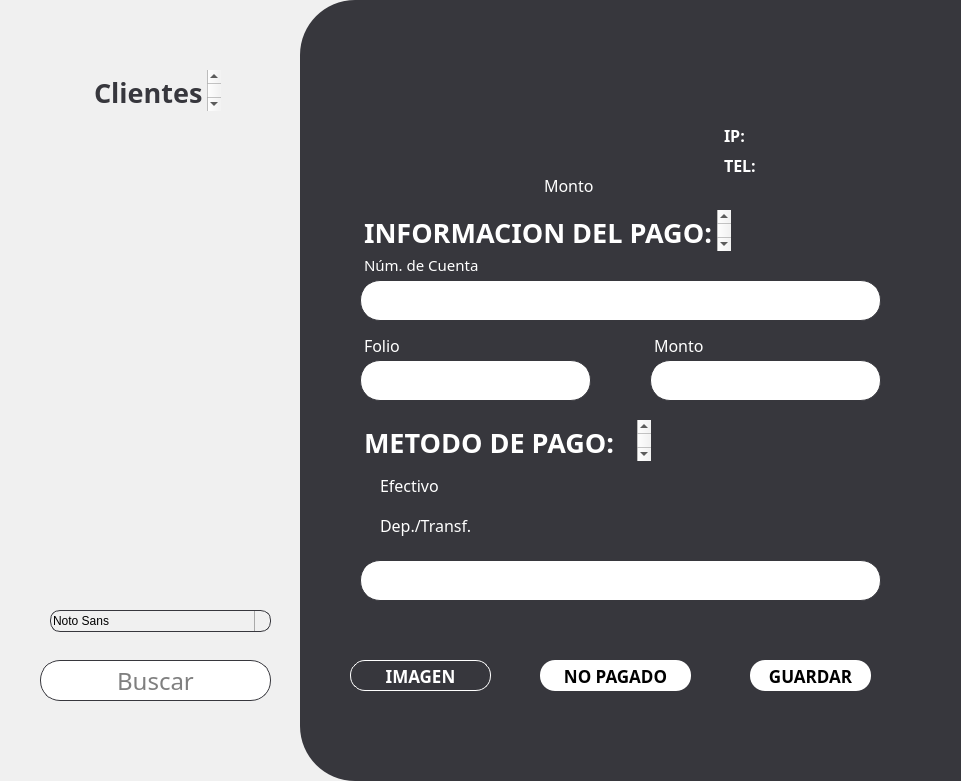
  <widget class="QFrame" name="frame_white">
   <property name="geometry">
    <rect>
     <x>340</x>
     <y>0</y>
     <width>961</width>
     <height>781</height>
    </rect>
   </property>
   <property name="styleSheet">
    <string notr="true">QFrame {
    border: none;       /* Color y grosor del borde */
    border-radius: 55px;          /* Radio de las esquinas */
    background-color: #f0f0f0;    /* Color de fondo */
    margin: 0px;                  /* Margen externo a 0 */
    padding: 0px;                 /* Espaciado interno a 0 */
}

</string>
   </property>
   <property name="frameShape">
    <enum>QFrame::StyledPanel</enum>
   </property>
   <property name="frameShadow">
    <enum>QFrame::Raised</enum>
   </property>
   <widget class="QFrame" name="frame_white_grey">
    <property name="geometry">
     <rect>
      <x>300</x>
      <y>0</y>
      <width>961</width>
      <height>781</height>
     </rect>
    </property>
    <property name="styleSheet">
     <string notr="true">QFrame {
    border: none;       /* Color y grosor del borde */
    border-radius: 55px;          /* Radio de las esquinas */
    background-color: #37373d;    /* Color de fondo */
    margin: 0px;                  /* Margen externo a 0 */
    padding: 0px;                 /* Espaciado interno a 0 */
}

</string>
    </property>
    <property name="frameShape">
     <enum>QFrame::StyledPanel</enum>
    </property>
    <property name="frameShadow">
     <enum>QFrame::Raised</enum>
    </property>
    <widget class="QRadioButton" name="EfectivoOption">
     <property name="geometry">
      <rect>
       <x>60</x>
       <y>470</y>
       <width>141</width>
       <height>31</height>
      </rect>
     </property>
     <property name="font">
      <font>
       <family>Montserrat</family>
       <pointsize>12</pointsize>
      </font>
     </property>
     <property name="styleSheet">
      <string notr="true">QRadioButton{
 background: transparent; 
color: #FFFFFF;
}</string>
     </property>
     <property name="text">
      <string>Efectivo</string>
     </property>
    </widget>
    <widget class="QRadioButton" name="DeptTransfOption">
     <property name="geometry">
      <rect>
       <x>60</x>
       <y>510</y>
       <width>141</width>
       <height>31</height>
      </rect>
     </property>
     <property name="font">
      <font>
       <family>Montserrat</family>
       <pointsize>12</pointsize>
      </font>
     </property>
     <property name="styleSheet">
      <string notr="true">QRadioButton{
 background: transparent; 
color: #FFFFFF;
}</string>
     </property>
     <property name="text">
      <string>Dep./Transf.</string>
     </property>
    </widget>
    <widget class="QPushButton" name="GuardarButton">
     <property name="geometry">
      <rect>
       <x>450</x>
       <y>660</y>
       <width>121</width>
       <height>31</height>
      </rect>
     </property>
     <property name="font">
      <font>
       <family>Montserrat</family>
       <pointsize>13</pointsize>
       <weight>75</weight>
       <bold>true</bold>
      </font>
     </property>
     <property name="styleSheet">
      <string notr="true">QPushButton{
		background: #FFFFFF; 
		 border-radius: 15px; 
}</string>
     </property>
     <property name="text">
      <string>GUARDAR</string>
     </property>
    </widget>
    <widget class="QLineEdit" name="MetodoHolder">
     <property name="geometry">
      <rect>
       <x>60</x>
       <y>560</y>
       <width>521</width>
       <height>41</height>
      </rect>
     </property>
     <property name="font">
      <font>
       <family>Montserrat</family>
       <pointsize>18</pointsize>
      </font>
     </property>
     <property name="layoutDirection">
      <enum>Qt::LeftToRight</enum>
     </property>
     <property name="styleSheet">
      <string notr="true">QLineEdit{
	border: 1px solid  #37373d;
		background: #FFFFFF; 
		 border-radius: 20px; 
}</string>
     </property>
     <property name="inputMask">
      <string/>
     </property>
     <property name="alignment">
      <set>Qt::AlignCenter</set>
     </property>
     <property name="placeholderText">
      <string/>
     </property>
    </widget>
    <widget class="QPushButton" name="NoPagadoButton">
     <property name="geometry">
      <rect>
       <x>240</x>
       <y>660</y>
       <width>151</width>
       <height>31</height>
      </rect>
     </property>
     <property name="font">
      <font>
       <family>Montserrat</family>
       <pointsize>13</pointsize>
       <weight>75</weight>
       <bold>true</bold>
      </font>
     </property>
     <property name="styleSheet">
      <string notr="true">QPushButton{
		background: #FFFFFF; 
		 border-radius: 15px; 
}</string>
     </property>
     <property name="text">
      <string>NO PAGADO</string>
     </property>
    </widget>
    <widget class="QPushButton" name="ImagenButton">
     <property name="geometry">
      <rect>
       <x>50</x>
       <y>660</y>
       <width>141</width>
       <height>31</height>
      </rect>
     </property>
     <property name="font">
      <font>
       <family>Montserrat</family>
       <pointsize>13</pointsize>
       <weight>75</weight>
       <bold>true</bold>
      </font>
     </property>
     <property name="styleSheet">
      <string notr="true">QPushButton{
    background: transparent;  /* Quitar el fondo */
	color: #FFFFFF;
	border: 1px solid  #FFFFFF;
		background: transparent; 
		 border-radius: 15px; 
}</string>
     </property>
     <property name="text">
      <string>IMAGEN</string>
     </property>
    </widget>
    <widget class="QTextBrowser" name="MetodoPago">
     <property name="geometry">
      <rect>
       <x>60</x>
       <y>420</y>
       <width>291</width>
       <height>41</height>
      </rect>
     </property>
     <property name="sizePolicy">
      <sizepolicy hsizetype="Expanding" vsizetype="Expanding">
       <horstretch>0</horstretch>
       <verstretch>0</verstretch>
      </sizepolicy>
     </property>
     <property name="font">
      <font>
       <family>Montserrat</family>
      </font>
     </property>
     <property name="toolTipDuration">
      <number>-1</number>
     </property>
     <property name="autoFillBackground">
      <bool>false</bool>
     </property>
     <property name="styleSheet">
      <string notr="true">QTextBrowser {
    background: transparent;  /* Quitar el fondo */
	color:#FFFFFF;
    border: none;             /* Quitar el borde */
	margin: 0;                /* Eliminar márgenes */
}</string>
     </property>
     <property name="html">
      <string>&lt;!DOCTYPE HTML PUBLIC &quot;-//W3C//DTD HTML 4.0//EN&quot; &quot;http://www.w3.org/TR/REC-html40/strict.dtd&quot;&gt;
&lt;html&gt;&lt;head&gt;&lt;meta name=&quot;qrichtext&quot; content=&quot;1&quot; /&gt;&lt;style type=&quot;text/css&quot;&gt;
p, li { white-space: pre-wrap; }
&lt;/style&gt;&lt;/head&gt;&lt;body style=&quot; font-family:'Montserrat'; font-size:8.25pt; font-weight:400; font-style:normal;&quot;&gt;
&lt;p style=&quot; margin-top:0px; margin-bottom:0px; margin-left:0px; margin-right:0px; -qt-block-indent:0; text-indent:0px;&quot;&gt;&lt;span style=&quot; font-family:'MS Shell Dlg 2'; font-size:20pt; font-weight:600;&quot;&gt;METODO DE PAGO:&lt;/span&gt;&lt;/p&gt;&lt;/body&gt;&lt;/html&gt;</string>
     </property>
    </widget>
    <widget class="QTextBrowser" name="InfoPago">
     <property name="geometry">
      <rect>
       <x>60</x>
       <y>210</y>
       <width>371</width>
       <height>41</height>
      </rect>
     </property>
     <property name="sizePolicy">
      <sizepolicy hsizetype="Expanding" vsizetype="Expanding">
       <horstretch>0</horstretch>
       <verstretch>0</verstretch>
      </sizepolicy>
     </property>
     <property name="font">
      <font>
       <family>Montserrat</family>
      </font>
     </property>
     <property name="toolTipDuration">
      <number>-1</number>
     </property>
     <property name="autoFillBackground">
      <bool>false</bool>
     </property>
     <property name="styleSheet">
      <string notr="true">QTextBrowser {
    background: transparent;  /* Quitar el fondo */
	color:#FFFFFF;
    border: none;             /* Quitar el borde */
	margin: 0;                /* Eliminar márgenes */
}</string>
     </property>
     <property name="html">
      <string>&lt;!DOCTYPE HTML PUBLIC &quot;-//W3C//DTD HTML 4.0//EN&quot; &quot;http://www.w3.org/TR/REC-html40/strict.dtd&quot;&gt;
&lt;html&gt;&lt;head&gt;&lt;meta name=&quot;qrichtext&quot; content=&quot;1&quot; /&gt;&lt;style type=&quot;text/css&quot;&gt;
p, li { white-space: pre-wrap; }
&lt;/style&gt;&lt;/head&gt;&lt;body style=&quot; font-family:'Montserrat'; font-size:8.25pt; font-weight:400; font-style:normal;&quot;&gt;
&lt;p style=&quot; margin-top:0px; margin-bottom:0px; margin-left:0px; margin-right:0px; -qt-block-indent:0; text-indent:0px;&quot;&gt;&lt;span style=&quot; font-family:'MS Shell Dlg 2'; font-size:20pt; font-weight:600;&quot;&gt;INFORMACION DEL PAGO:&lt;/span&gt;&lt;/p&gt;&lt;/body&gt;&lt;/html&gt;</string>
     </property>
    </widget>
    <widget class="QLineEdit" name="NumCuentaHolder">
     <property name="geometry">
      <rect>
       <x>60</x>
       <y>280</y>
       <width>521</width>
       <height>41</height>
      </rect>
     </property>
     <property name="font">
      <font>
       <family>Montserrat</family>
       <pointsize>18</pointsize>
      </font>
     </property>
     <property name="layoutDirection">
      <enum>Qt::LeftToRight</enum>
     </property>
     <property name="styleSheet">
      <string notr="true">QLineEdit{
	border: 1px solid  #37373d;
		background: #FFFFFF; 
		 border-radius: 20px; 
}</string>
     </property>
     <property name="inputMask">
      <string/>
     </property>
     <property name="alignment">
      <set>Qt::AlignCenter</set>
     </property>
     <property name="placeholderText">
      <string/>
     </property>
    </widget>
    <widget class="QTextBrowser" name="NumCuenta">
     <property name="geometry">
      <rect>
       <x>60</x>
       <y>250</y>
       <width>291</width>
       <height>41</height>
      </rect>
     </property>
     <property name="sizePolicy">
      <sizepolicy hsizetype="Expanding" vsizetype="Expanding">
       <horstretch>0</horstretch>
       <verstretch>0</verstretch>
      </sizepolicy>
     </property>
     <property name="font">
      <font>
       <family>Montserrat</family>
       <pointsize>5</pointsize>
      </font>
     </property>
     <property name="toolTipDuration">
      <number>-1</number>
     </property>
     <property name="autoFillBackground">
      <bool>false</bool>
     </property>
     <property name="styleSheet">
      <string notr="true">QTextBrowser {
    background: transparent;  /* Quitar el fondo */
	color:#FFFFFF;
    border: none;             /* Quitar el borde */
	margin: 0;                /* Eliminar márgenes */
}</string>
     </property>
     <property name="html">
      <string>&lt;!DOCTYPE HTML PUBLIC &quot;-//W3C//DTD HTML 4.0//EN&quot; &quot;http://www.w3.org/TR/REC-html40/strict.dtd&quot;&gt;
&lt;html&gt;&lt;head&gt;&lt;meta name=&quot;qrichtext&quot; content=&quot;1&quot; /&gt;&lt;style type=&quot;text/css&quot;&gt;
p, li { white-space: pre-wrap; }
&lt;/style&gt;&lt;/head&gt;&lt;body style=&quot; font-family:'Montserrat'; font-size:5pt; font-weight:400; font-style:normal;&quot;&gt;
&lt;p style=&quot; margin-top:0px; margin-bottom:0px; margin-left:0px; margin-right:0px; -qt-block-indent:0; text-indent:0px;&quot;&gt;&lt;span style=&quot; font-size:11pt;&quot;&gt;Núm. de Cuenta&lt;/span&gt;&lt;/p&gt;&lt;/body&gt;&lt;/html&gt;</string>
     </property>
    </widget>
    <widget class="QLineEdit" name="FolioHolder">
     <property name="geometry">
      <rect>
       <x>60</x>
       <y>360</y>
       <width>231</width>
       <height>41</height>
      </rect>
     </property>
     <property name="font">
      <font>
       <family>Montserrat</family>
       <pointsize>18</pointsize>
      </font>
     </property>
     <property name="layoutDirection">
      <enum>Qt::LeftToRight</enum>
     </property>
     <property name="styleSheet">
      <string notr="true">QLineEdit{
	border: 1px solid  #37373d;
		background: #FFFFFF; 
		 border-radius: 20px; 
}</string>
     </property>
     <property name="inputMask">
      <string/>
     </property>
     <property name="alignment">
      <set>Qt::AlignCenter</set>
     </property>
     <property name="placeholderText">
      <string/>
     </property>
    </widget>
    <widget class="QTextBrowser" name="Folio">
     <property name="geometry">
      <rect>
       <x>60</x>
       <y>330</y>
       <width>201</width>
       <height>41</height>
      </rect>
     </property>
     <property name="sizePolicy">
      <sizepolicy hsizetype="Expanding" vsizetype="Expanding">
       <horstretch>0</horstretch>
       <verstretch>0</verstretch>
      </sizepolicy>
     </property>
     <property name="font">
      <font>
       <family>Montserrat</family>
       <pointsize>5</pointsize>
      </font>
     </property>
     <property name="toolTipDuration">
      <number>-1</number>
     </property>
     <property name="autoFillBackground">
      <bool>false</bool>
     </property>
     <property name="styleSheet">
      <string notr="true">QTextBrowser {
    background: transparent;  /* Quitar el fondo */
	color:#FFFFFF;
    border: none;             /* Quitar el borde */
	margin: 0;                /* Eliminar márgenes */
}</string>
     </property>
     <property name="html">
      <string>&lt;!DOCTYPE HTML PUBLIC &quot;-//W3C//DTD HTML 4.0//EN&quot; &quot;http://www.w3.org/TR/REC-html40/strict.dtd&quot;&gt;
&lt;html&gt;&lt;head&gt;&lt;meta name=&quot;qrichtext&quot; content=&quot;1&quot; /&gt;&lt;style type=&quot;text/css&quot;&gt;
p, li { white-space: pre-wrap; }
&lt;/style&gt;&lt;/head&gt;&lt;body style=&quot; font-family:'Montserrat'; font-size:5pt; font-weight:400; font-style:normal;&quot;&gt;
&lt;p style=&quot; margin-top:0px; margin-bottom:0px; margin-left:0px; margin-right:0px; -qt-block-indent:0; text-indent:0px;&quot;&gt;&lt;span style=&quot; font-size:12pt;&quot;&gt;Folio&lt;/span&gt;&lt;/p&gt;&lt;/body&gt;&lt;/html&gt;</string>
     </property>
    </widget>
    <widget class="QTextBrowser" name="MontoText_2">
     <property name="geometry">
      <rect>
       <x>350</x>
       <y>330</y>
       <width>201</width>
       <height>41</height>
      </rect>
     </property>
     <property name="sizePolicy">
      <sizepolicy hsizetype="Expanding" vsizetype="Expanding">
       <horstretch>0</horstretch>
       <verstretch>0</verstretch>
      </sizepolicy>
     </property>
     <property name="font">
      <font>
       <family>Montserrat</family>
       <pointsize>5</pointsize>
      </font>
     </property>
     <property name="toolTipDuration">
      <number>-1</number>
     </property>
     <property name="autoFillBackground">
      <bool>false</bool>
     </property>
     <property name="styleSheet">
      <string notr="true">QTextBrowser {
    background: transparent;  /* Quitar el fondo */
	color:#FFFFFF;
    border: none;             /* Quitar el borde */
	margin: 0;                /* Eliminar márgenes */
}</string>
     </property>
     <property name="html">
      <string>&lt;!DOCTYPE HTML PUBLIC &quot;-//W3C//DTD HTML 4.0//EN&quot; &quot;http://www.w3.org/TR/REC-html40/strict.dtd&quot;&gt;
&lt;html&gt;&lt;head&gt;&lt;meta name=&quot;qrichtext&quot; content=&quot;1&quot; /&gt;&lt;style type=&quot;text/css&quot;&gt;
p, li { white-space: pre-wrap; }
&lt;/style&gt;&lt;/head&gt;&lt;body style=&quot; font-family:'Montserrat'; font-size:5pt; font-weight:400; font-style:normal;&quot;&gt;
&lt;p style=&quot; margin-top:0px; margin-bottom:0px; margin-left:0px; margin-right:0px; -qt-block-indent:0; text-indent:0px;&quot;&gt;&lt;span style=&quot; font-size:12pt;&quot;&gt;Monto&lt;/span&gt;&lt;/p&gt;&lt;/body&gt;&lt;/html&gt;</string>
     </property>
    </widget>
    <widget class="QLineEdit" name="MontoHolder">
     <property name="geometry">
      <rect>
       <x>350</x>
       <y>360</y>
       <width>231</width>
       <height>41</height>
      </rect>
     </property>
     <property name="font">
      <font>
       <family>Montserrat</family>
       <pointsize>18</pointsize>
      </font>
     </property>
     <property name="layoutDirection">
      <enum>Qt::LeftToRight</enum>
     </property>
     <property name="styleSheet">
      <string notr="true">QLineEdit{
	border: 1px solid  #37373d;
		background: #FFFFFF; 
		 border-radius: 20px; 
}</string>
     </property>
     <property name="inputMask">
      <string/>
     </property>
     <property name="alignment">
      <set>Qt::AlignCenter</set>
     </property>
     <property name="placeholderText">
      <string/>
     </property>
    </widget>
    <widget class="QTextBrowser" name="Adeudo">
     <property name="geometry">
      <rect>
       <x>60</x>
       <y>150</y>
       <width>181</width>
       <height>41</height>
      </rect>
     </property>
     <property name="sizePolicy">
      <sizepolicy hsizetype="Expanding" vsizetype="Expanding">
       <horstretch>0</horstretch>
       <verstretch>0</verstretch>
      </sizepolicy>
     </property>
     <property name="font">
      <font>
       <family>Montserrat</family>
       <pointsize>5</pointsize>
      </font>
     </property>
     <property name="toolTipDuration">
      <number>-1</number>
     </property>
     <property name="autoFillBackground">
      <bool>false</bool>
     </property>
     <property name="styleSheet">
      <string notr="true">QTextBrowser {
    background: transparent;  /* Quitar el fondo */
	color:#FFFFFF;
    border: none;             /* Quitar el borde */
	margin: 0;                /* Eliminar márgenes */
}</string>
     </property>
     <property name="html">
      <string>&lt;!DOCTYPE HTML PUBLIC &quot;-//W3C//DTD HTML 4.0//EN&quot; &quot;http://www.w3.org/TR/REC-html40/strict.dtd&quot;&gt;
&lt;html&gt;&lt;head&gt;&lt;meta name=&quot;qrichtext&quot; content=&quot;1&quot; /&gt;&lt;style type=&quot;text/css&quot;&gt;
p, li { white-space: pre-wrap; }
&lt;/style&gt;&lt;/head&gt;&lt;body style=&quot; font-family:'Montserrat'; font-size:5pt; font-weight:400; font-style:normal;&quot;&gt;
&lt;p style=&quot;-qt-paragraph-type:empty; margin-top:0px; margin-bottom:0px; margin-left:0px; margin-right:0px; -qt-block-indent:0; text-indent:0px;&quot;&gt;&lt;br /&gt;&lt;/p&gt;&lt;/body&gt;&lt;/html&gt;</string>
     </property>
    </widget>
    <widget class="QTextBrowser" name="MontoText">
     <property name="geometry">
      <rect>
       <x>240</x>
       <y>170</y>
       <width>81</width>
       <height>41</height>
      </rect>
     </property>
     <property name="sizePolicy">
      <sizepolicy hsizetype="Expanding" vsizetype="Expanding">
       <horstretch>0</horstretch>
       <verstretch>0</verstretch>
      </sizepolicy>
     </property>
     <property name="font">
      <font>
       <family>Montserrat</family>
       <pointsize>5</pointsize>
      </font>
     </property>
     <property name="toolTipDuration">
      <number>-1</number>
     </property>
     <property name="autoFillBackground">
      <bool>false</bool>
     </property>
     <property name="styleSheet">
      <string notr="true">QTextBrowser {
    background: transparent;  /* Quitar el fondo */
	color:#FFFFFF;
    border: none;             /* Quitar el borde */
	margin: 0;                /* Eliminar márgenes */
}</string>
     </property>
     <property name="html">
      <string>&lt;!DOCTYPE HTML PUBLIC &quot;-//W3C//DTD HTML 4.0//EN&quot; &quot;http://www.w3.org/TR/REC-html40/strict.dtd&quot;&gt;
&lt;html&gt;&lt;head&gt;&lt;meta name=&quot;qrichtext&quot; content=&quot;1&quot; /&gt;&lt;style type=&quot;text/css&quot;&gt;
p, li { white-space: pre-wrap; }
&lt;/style&gt;&lt;/head&gt;&lt;body style=&quot; font-family:'Montserrat'; font-size:5pt; font-weight:400; font-style:normal;&quot;&gt;
&lt;p style=&quot; margin-top:0px; margin-bottom:0px; margin-left:0px; margin-right:0px; -qt-block-indent:0; text-indent:0px;&quot;&gt;&lt;span style=&quot; font-size:12pt;&quot;&gt;Monto&lt;/span&gt;&lt;/p&gt;&lt;/body&gt;&lt;/html&gt;</string>
     </property>
    </widget>
    <widget class="QTextBrowser" name="Adeudo_2">
     <property name="geometry">
      <rect>
       <x>60</x>
       <y>70</y>
       <width>331</width>
       <height>61</height>
      </rect>
     </property>
     <property name="sizePolicy">
      <sizepolicy hsizetype="Expanding" vsizetype="Expanding">
       <horstretch>0</horstretch>
       <verstretch>0</verstretch>
      </sizepolicy>
     </property>
     <property name="font">
      <font>
       <family>Montserrat</family>
       <pointsize>5</pointsize>
       <weight>50</weight>
       <bold>false</bold>
      </font>
     </property>
     <property name="toolTipDuration">
      <number>-1</number>
     </property>
     <property name="autoFillBackground">
      <bool>false</bool>
     </property>
     <property name="styleSheet">
      <string notr="true">QTextBrowser {
    background: transparent;  /* Quitar el fondo */
	color:#FFFFFF;
    border: none;             /* Quitar el borde */
	margin: 0;                /* Eliminar márgenes */
}</string>
     </property>
     <property name="html">
      <string>&lt;!DOCTYPE HTML PUBLIC &quot;-//W3C//DTD HTML 4.0//EN&quot; &quot;http://www.w3.org/TR/REC-html40/strict.dtd&quot;&gt;
&lt;html&gt;&lt;head&gt;&lt;meta name=&quot;qrichtext&quot; content=&quot;1&quot; /&gt;&lt;style type=&quot;text/css&quot;&gt;
p, li { white-space: pre-wrap; }
&lt;/style&gt;&lt;/head&gt;&lt;body style=&quot; font-family:'Montserrat'; font-size:5pt; font-weight:400; font-style:normal;&quot;&gt;
&lt;p style=&quot;-qt-paragraph-type:empty; margin-top:0px; margin-bottom:0px; margin-left:0px; margin-right:0px; -qt-block-indent:0; text-indent:0px;&quot;&gt;&lt;br /&gt;&lt;/p&gt;&lt;/body&gt;&lt;/html&gt;</string>
     </property>
    </widget>
    <widget class="QTextBrowser" name="IpText">
     <property name="geometry">
      <rect>
       <x>420</x>
       <y>120</y>
       <width>31</width>
       <height>31</height>
      </rect>
     </property>
     <property name="sizePolicy">
      <sizepolicy hsizetype="Expanding" vsizetype="Expanding">
       <horstretch>0</horstretch>
       <verstretch>0</verstretch>
      </sizepolicy>
     </property>
     <property name="font">
      <font>
       <family>Montserrat</family>
       <pointsize>5</pointsize>
      </font>
     </property>
     <property name="toolTipDuration">
      <number>-1</number>
     </property>
     <property name="autoFillBackground">
      <bool>false</bool>
     </property>
     <property name="styleSheet">
      <string notr="true">QTextBrowser {
    background: transparent;  /* Quitar el fondo */
	color:#FFFFFF;
    border: none;             /* Quitar el borde */
	margin: 0;                /* Eliminar márgenes */
}</string>
     </property>
     <property name="html">
      <string>&lt;!DOCTYPE HTML PUBLIC &quot;-//W3C//DTD HTML 4.0//EN&quot; &quot;http://www.w3.org/TR/REC-html40/strict.dtd&quot;&gt;
&lt;html&gt;&lt;head&gt;&lt;meta name=&quot;qrichtext&quot; content=&quot;1&quot; /&gt;&lt;style type=&quot;text/css&quot;&gt;
p, li { white-space: pre-wrap; }
&lt;/style&gt;&lt;/head&gt;&lt;body style=&quot; font-family:'Montserrat'; font-size:5pt; font-weight:400; font-style:normal;&quot;&gt;
&lt;p style=&quot; margin-top:0px; margin-bottom:0px; margin-left:0px; margin-right:0px; -qt-block-indent:0; text-indent:0px;&quot;&gt;&lt;span style=&quot; font-size:12pt; font-weight:600;&quot;&gt;IP:&lt;/span&gt;&lt;/p&gt;&lt;/body&gt;&lt;/html&gt;</string>
     </property>
    </widget>
    <widget class="QTextBrowser" name="TELText">
     <property name="geometry">
      <rect>
       <x>420</x>
       <y>150</y>
       <width>61</width>
       <height>31</height>
      </rect>
     </property>
     <property name="sizePolicy">
      <sizepolicy hsizetype="Expanding" vsizetype="Expanding">
       <horstretch>0</horstretch>
       <verstretch>0</verstretch>
      </sizepolicy>
     </property>
     <property name="font">
      <font>
       <family>Montserrat</family>
       <pointsize>5</pointsize>
      </font>
     </property>
     <property name="toolTipDuration">
      <number>-1</number>
     </property>
     <property name="autoFillBackground">
      <bool>false</bool>
     </property>
     <property name="styleSheet">
      <string notr="true">QTextBrowser {
    background: transparent;  /* Quitar el fondo */
	color:#FFFFFF;
    border: none;             /* Quitar el borde */
	margin: 0;                /* Eliminar márgenes */
}</string>
     </property>
     <property name="html">
      <string>&lt;!DOCTYPE HTML PUBLIC &quot;-//W3C//DTD HTML 4.0//EN&quot; &quot;http://www.w3.org/TR/REC-html40/strict.dtd&quot;&gt;
&lt;html&gt;&lt;head&gt;&lt;meta name=&quot;qrichtext&quot; content=&quot;1&quot; /&gt;&lt;style type=&quot;text/css&quot;&gt;
p, li { white-space: pre-wrap; }
&lt;/style&gt;&lt;/head&gt;&lt;body style=&quot; font-family:'Montserrat'; font-size:5pt; font-weight:400; font-style:normal;&quot;&gt;
&lt;p style=&quot; margin-top:0px; margin-bottom:0px; margin-left:0px; margin-right:0px; -qt-block-indent:0; text-indent:0px;&quot;&gt;&lt;span style=&quot; font-size:12pt; font-weight:600;&quot;&gt;TEL:&lt;/span&gt;&lt;/p&gt;&lt;/body&gt;&lt;/html&gt;</string>
     </property>
    </widget>
    <widget class="QTextBrowser" name="TelHolder">
     <property name="geometry">
      <rect>
       <x>470</x>
       <y>150</y>
       <width>111</width>
       <height>31</height>
      </rect>
     </property>
     <property name="sizePolicy">
      <sizepolicy hsizetype="Expanding" vsizetype="Expanding">
       <horstretch>0</horstretch>
       <verstretch>0</verstretch>
      </sizepolicy>
     </property>
     <property name="font">
      <font>
       <family>Montserrat</family>
       <pointsize>5</pointsize>
      </font>
     </property>
     <property name="toolTipDuration">
      <number>-1</number>
     </property>
     <property name="autoFillBackground">
      <bool>false</bool>
     </property>
     <property name="styleSheet">
      <string notr="true">QTextBrowser {
    background: transparent;  /* Quitar el fondo */
	color:#FFFFFF;
    border: none;             /* Quitar el borde */
	margin: 0;                /* Eliminar márgenes */
}</string>
     </property>
     <property name="html">
      <string>&lt;!DOCTYPE HTML PUBLIC &quot;-//W3C//DTD HTML 4.0//EN&quot; &quot;http://www.w3.org/TR/REC-html40/strict.dtd&quot;&gt;
&lt;html&gt;&lt;head&gt;&lt;meta name=&quot;qrichtext&quot; content=&quot;1&quot; /&gt;&lt;style type=&quot;text/css&quot;&gt;
p, li { white-space: pre-wrap; }
&lt;/style&gt;&lt;/head&gt;&lt;body style=&quot; font-family:'Montserrat'; font-size:5pt; font-weight:400; font-style:normal;&quot;&gt;
&lt;p style=&quot;-qt-paragraph-type:empty; margin-top:0px; margin-bottom:0px; margin-left:0px; margin-right:0px; -qt-block-indent:0; text-indent:0px;&quot;&gt;&lt;br /&gt;&lt;/p&gt;&lt;/body&gt;&lt;/html&gt;</string>
     </property>
    </widget>
    <widget class="QTextBrowser" name="IPHolder">
     <property name="geometry">
      <rect>
       <x>470</x>
       <y>120</y>
       <width>111</width>
       <height>31</height>
      </rect>
     </property>
     <property name="sizePolicy">
      <sizepolicy hsizetype="Expanding" vsizetype="Expanding">
       <horstretch>0</horstretch>
       <verstretch>0</verstretch>
      </sizepolicy>
     </property>
     <property name="font">
      <font>
       <family>Montserrat</family>
       <pointsize>5</pointsize>
      </font>
     </property>
     <property name="toolTipDuration">
      <number>-1</number>
     </property>
     <property name="autoFillBackground">
      <bool>false</bool>
     </property>
     <property name="styleSheet">
      <string notr="true">QTextBrowser {
    background: transparent;  /* Quitar el fondo */
	color:#FFFFFF;
    border: none;             /* Quitar el borde */
	margin: 0;                /* Eliminar márgenes */
}</string>
     </property>
     <property name="html">
      <string>&lt;!DOCTYPE HTML PUBLIC &quot;-//W3C//DTD HTML 4.0//EN&quot; &quot;http://www.w3.org/TR/REC-html40/strict.dtd&quot;&gt;
&lt;html&gt;&lt;head&gt;&lt;meta name=&quot;qrichtext&quot; content=&quot;1&quot; /&gt;&lt;style type=&quot;text/css&quot;&gt;
p, li { white-space: pre-wrap; }
&lt;/style&gt;&lt;/head&gt;&lt;body style=&quot; font-family:'Montserrat'; font-size:5pt; font-weight:400; font-style:normal;&quot;&gt;
&lt;p style=&quot;-qt-paragraph-type:empty; margin-top:0px; margin-bottom:0px; margin-left:0px; margin-right:0px; -qt-block-indent:0; text-indent:0px;&quot;&gt;&lt;br /&gt;&lt;/p&gt;&lt;/body&gt;&lt;/html&gt;</string>
     </property>
    </widget>
   </widget>
   <widget class="QTextBrowser" name="Clientes">
    <property name="geometry">
     <rect>
      <x>90</x>
      <y>70</y>
      <width>131</width>
      <height>41</height>
     </rect>
    </property>
    <property name="sizePolicy">
     <sizepolicy hsizetype="Expanding" vsizetype="Expanding">
      <horstretch>0</horstretch>
      <verstretch>0</verstretch>
     </sizepolicy>
    </property>
    <property name="font">
     <font>
      <family>Montserrat</family>
     </font>
    </property>
    <property name="toolTipDuration">
     <number>-1</number>
    </property>
    <property name="autoFillBackground">
     <bool>false</bool>
    </property>
    <property name="styleSheet">
     <string notr="true">QTextBrowser {
    background: transparent;  /* Quitar el fondo */
	color:#37373d;
    border: none;             /* Quitar el borde */
	margin: 0;                /* Eliminar márgenes */
}</string>
    </property>
    <property name="html">
     <string>&lt;!DOCTYPE HTML PUBLIC &quot;-//W3C//DTD HTML 4.0//EN&quot; &quot;http://www.w3.org/TR/REC-html40/strict.dtd&quot;&gt;
&lt;html&gt;&lt;head&gt;&lt;meta name=&quot;qrichtext&quot; content=&quot;1&quot; /&gt;&lt;style type=&quot;text/css&quot;&gt;
p, li { white-space: pre-wrap; }
&lt;/style&gt;&lt;/head&gt;&lt;body style=&quot; font-family:'Montserrat'; font-size:8.25pt; font-weight:400; font-style:normal;&quot;&gt;
&lt;p style=&quot; margin-top:0px; margin-bottom:0px; margin-left:0px; margin-right:0px; -qt-block-indent:0; text-indent:0px;&quot;&gt;&lt;span style=&quot; font-family:'MS Shell Dlg 2'; font-size:20pt; font-weight:600;&quot;&gt;Clientes&lt;/span&gt;&lt;/p&gt;&lt;/body&gt;&lt;/html&gt;</string>
    </property>
   </widget>
   <widget class="QListView" name="listViewClients">
    <property name="geometry">
     <rect>
      <x>40</x>
      <y>141</y>
      <width>221</width>
      <height>411</height>
     </rect>
    </property>
    <property name="font">
     <font>
      <family>Montserrat</family>
      <pointsize>16</pointsize>
     </font>
    </property>
   </widget>
   <widget class="QLineEdit" name="lineEdit">
    <property name="geometry">
     <rect>
      <x>40</x>
      <y>660</y>
      <width>231</width>
      <height>41</height>
     </rect>
    </property>
    <property name="font">
     <font>
      <family>Montserrat</family>
      <pointsize>18</pointsize>
     </font>
    </property>
    <property name="layoutDirection">
     <enum>Qt::LeftToRight</enum>
    </property>
    <property name="styleSheet">
     <string notr="true">QLineEdit{
	border: 1px solid  #37373d;
		background: #FFFFFF; 
		 border-radius: 20px; 
}</string>
    </property>
    <property name="inputMask">
     <string/>
    </property>
    <property name="alignment">
     <set>Qt::AlignCenter</set>
    </property>
    <property name="placeholderText">
     <string>Buscar</string>
    </property>
   </widget>
   <widget class="QFontComboBox" name="Filtro">
    <property name="geometry">
     <rect>
      <x>50</x>
      <y>610</y>
      <width>221</width>
      <height>22</height>
     </rect>
    </property>
    <property name="font">
     <font>
      <family>Montserrat</family>
      <pointsize>14</pointsize>
     </font>
    </property>
    <property name="styleSheet">
     <string notr="true">QFontComboBox{
	border: 1px solid #37373d;
	border-radius: 10px;
	background: transparent;
}
QComboBox::drop-down {
    subcontrol-origin: padding;
    subcontrol-position: top right;
    width: 15px;
    border-left-width: 1px;
    border-left-color: darkgray;
    border-left-style: solid;
    border-top-right-radius: 3px;
    border-bottom-right-radius: 3px;
    background: transparent;  /* Fondo transparente */
}

QComboBox::down-arrow {
    image: url(none); /* Borra cualquier imagen personalizada */
    width: 10px;  /* Tamaño predeterminado de la flecha */
    height: 10px;
}

QComboBox::down-arrow {
    image: url(:/qt-project.org/styles/commonstyle/images/arrow-down-16.png);  /* Restaura la flecha predeterminada */
}</string>
    </property>
    <property name="currentText">
     <string>Municipio</string>
    </property>
    <property name="currentFont">
     <font>
      <family>Montserrat</family>
      <pointsize>14</pointsize>
      <weight>50</weight>
      <bold>false</bold>
     </font>
    </property>
   </widget>
  </widget>
